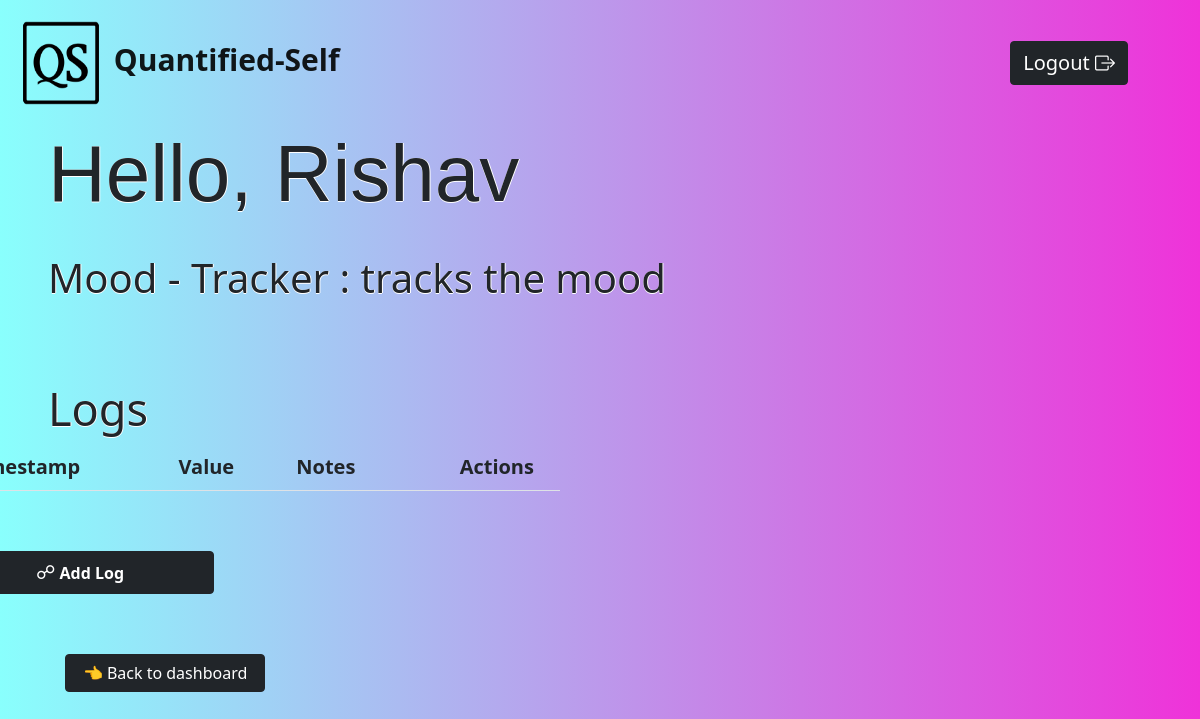
The app's page /logs/2 with its own data.
### app.py (models this page shows, shortened)
class User(db.Model, UserMixin):
    __tablename__ = 'user'
    user_id = db.Column(db.Integer, primary_key=True, autoincrement=True)
    username = db.Column(db.String, nullable=False, unique=True)
    password = db.Column(db.String, nullable=False)
    trackers = db.relationship("Tracker")

class Tracker(db.Model):
    __tablename__ = 'tracker'
    tracker_id = db.Column(db.Integer, primary_key=True, autoincrement=True)
    user_id = db.Column(db.Integer, db.ForeignKey("user.user_id"), nullable=False)
    tracker_name = db.Column(db.String, nullable=False)
    description = db.Column(db.String, nullable=False)
    tracker_type = db.Column(db.String, nullable=False)
    options = db.Column(db.String, nullable=True, default=None)
    logs = db.relationship('Log')

### app.py (the view, shortened to what this page needs)
@app.route("/logs/<int:tid>", methods=["GET", "POST"])
def logs(tid):
    track = Tracker.query.filter_by(tracker_id=tid).first()
    trackers=User.query.filter_by(user_id=track.user_id).first()
    if request.method == "GET":
        loggers=Log.query.filter_by(tracker_id=tid).all()
        if track.tracker_type == "Numerical":
            num_graph(tid, loggers)
        return render_template("logs.html", track=track,c=trackers, d=trackers.trackers, loggers=loggers)
    return render_template("logs.html", track=track,c=trackers, loggers=loggers)

### templates/logs.html (shortened to what this page needs)
<!DOCTYPE html>
<html lang="en">
<head>
    <link href="https://cdn.jsdelivr.net/npm/bootstrap@5.1.3/dist/css/bootstrap.min.css" rel="stylesheet"
>
    <link rel="stylesheet" href="https://cdn.jsdelivr.net/npm/bootstrap-icons@1.8.1/font/bootstrap-icons.css">
    <link rel="stylesheet" type="text/css" href="{{ url_for('static' ,filename='style.css') }}">
</head>
<body class="bg-Logs">
    <nav class="navbar navbar-light ">
        <div class="container mx-1 ">
            <a class="navbar-brand" style="font-size: 30px;" href="/dashboard/{{c.user_id}}">
                <img src="{{ url_for('static' ,filename='QS logo.png') }}" alt="" width="90" height="100"
                    class="d-inline-block align-text-middle">
                <b> Quantified-Self </b>
            </a>
            <a class="btn btn-dark btn-block mx-1" style="font-size:20px;" href="/logout">Logout <i
                    class="bi bi-box-arrow-right"></i></a>
        </div>
    </nav>
    <h1 class="display-4 mx-5"
        style="font-family: 'Franklin Gothic Medium', 'Arial Narrow', Arial, sans-serif; font-size: 80px;"> Hello,
        {{c.username}}</h1>
    <br>
    <h1 class="mx-5">{{track['tracker_name']}} - Tracker : {{track['description']}}</h1><br>
    <br><br>
    <h1 class="mx-5" style="font-size: 45px;">Logs</h1>
    <table class="container table table table-striped table-hover" style="width:50%; position: relative; left: -340px;">
        <thead>
            <tr style="font-size: 20px;">
                <th scope="col">Timestamp</th>
                <th scope="col">Value</th>
                <th scope="col">Notes</th>
                <th scope="col" style="position: relative; left:40px;">Actions</th>
            </tr>
        </thead>
    </table><br>
    <div style="text-align: center; position: relative; bottom: -20px; left: -520px;"
        class="d-grid gap-2 col-3 mx-auto">
        <button type="submit" class="btn btn-dark btn-block mx-3" data-bs-toggle="modal" data-bs-target="#logModal">
            <span style="font-size:120%;color:white;">&#9741;</span> <b> Add Log
            </b> </button>
    </div>
    <a href="/dashboard/{{track['user_id']}}" class="container btn btn-dark col-2"
        style="position: relative; bottom: -80px; left: 65px;"> 👈 Back to dashboard</a>
</body>
</html>

### static/style.css (style rules this page uses)
.bg-Logs { background: #ef32d9; background: -webkit-linear-gradient(to right, #89fffd, #ef32d9); background: linear-gradient(to right, #89fffd, #ef32d9); }
h1 { text-shadow: 0 1px white, 1px 0 white, 0 0px white; }

### records on screen
User: username "Rishav"
Tracker: tracker_name "Mood", description "tracks the mood"
